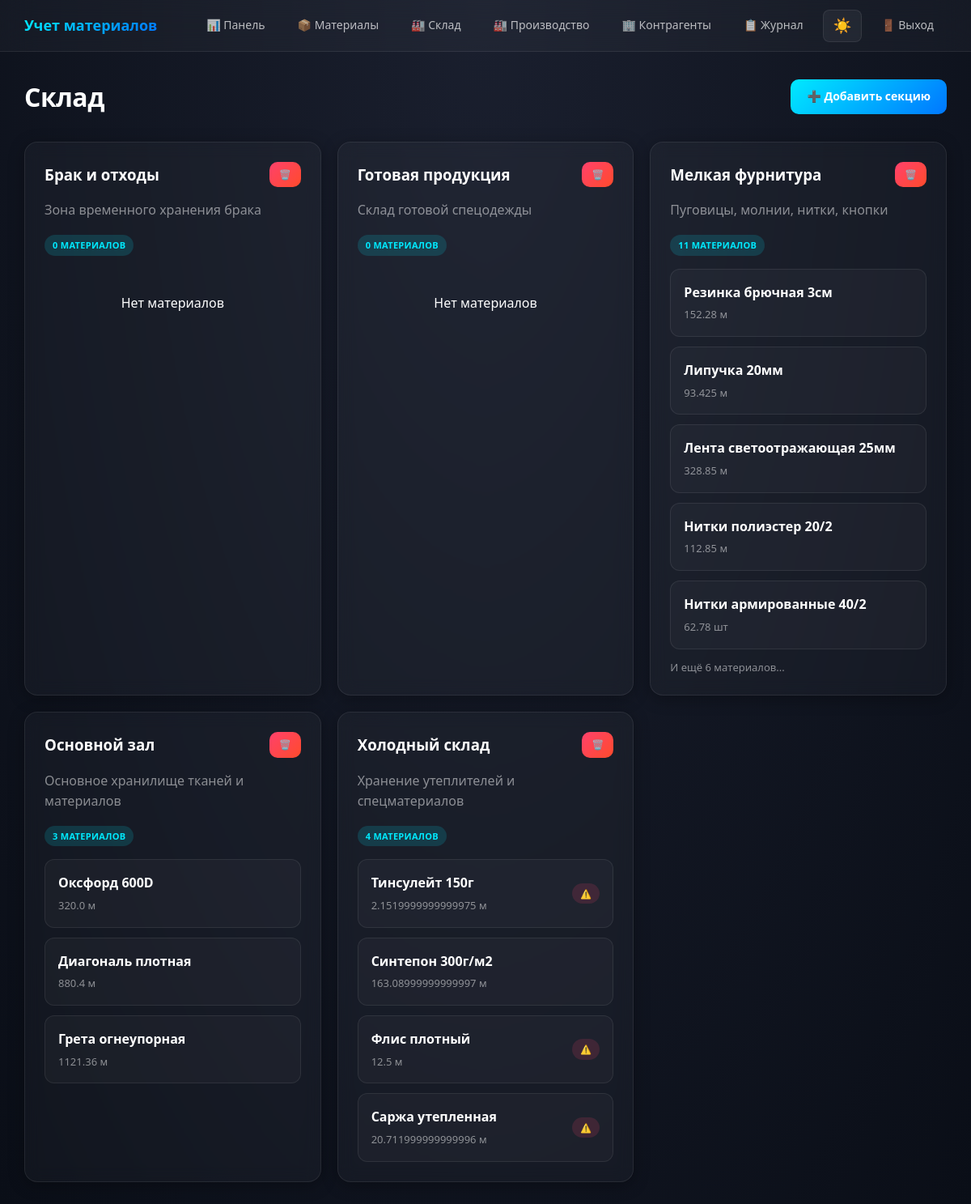
Page /warehouse/ (signed in) on the committed database.
### warehouse/models.py (models this page shows, shortened)
class Section(models.Model):
    name = models.CharField(max_length=255)
    description = models.TextField(blank=True)
    created_at = models.DateTimeField(auto_now_add=True, null=True)
    class Meta:
        ordering = ['name']

class Material(models.Model):
    name = models.CharField(max_length=255)
    article = models.CharField(max_length=100, unique=True)
    description = models.TextField(blank=True)
    unit = models.CharField(max_length=50, default='м')
    quantity = models.FloatField(default=0, validators=[MinValueValidator(0)])
    min_stock = models.FloatField(default=10)
    image = models.ImageField(upload_to='materials/', blank=True, null=True)
    price_per_unit = models.DecimalField(
        max_digits=12,
        decimal_places=2,
        default=0,
        verbose_name="Цена за единицу",
        help_text="Цена за метр, кг или штуку"
    )
    section = models.ForeignKey(
        'Section',  # Используем строку для ленивой загрузки
        on_delete=models.CASCADE,
        related_name='materials',
        null=True,
        blank=True
    )
    contractor = models.ForeignKey(
        'Contractor',
        on_delete=models.SET_NULL,
        null=True,
        blank=True
    )
    created_at = models.DateTimeField(auto_now_add=True, null=True)
    updated_at = models.DateTimeField(auto_now=True)
    color = models.CharField(max_length=100, blank=True)
    width = models.FloatField(null=True, blank=True)
    density = models.FloatField(null=True, blank=True)
    composition = models.CharField(max_length=255, blank=True)
    class Meta:
        ordering = ['-created_at']
    contractor = models.ForeignKey(
        'Contractor',
        on_delete=models.SET_NULL,
        null=True,
        blank=True
    )
    created_at = models.DateTimeField(auto_now_add=True, null=True)
    updated_at = models.DateTimeField(auto_now=True)
    color = models.CharField(max_length=100, blank=True)
    width = models.FloatField(null=True, blank=True)
    density = models.FloatField(null=True, blank=True)
    composition = models.CharField(max_length=255, blank=True)
    class Meta:
        ordering = ['-created_at']
    @property
    def is_low_stock(self):
        return self.quantity <= self.min_stock

### warehouse/views.py (the view)
# urls.py: path('', include('warehouse.urls')),
@login_required
def warehouse(request):
    sections = Section.objects.prefetch_related('materials').all()
    return render(request, 'warehouse/warehouse.html', {'sections': sections})

### templates/warehouse/warehouse.html (shortened to what this page needs)
{% extends "base.html" %}
{% block content %}
<div class="page-header">
    <h1 class="page-title">Склад</h1>
    <a href="{% url 'add_section' %}" class="btn btn-primary">➕ Добавить секцию</a>
</div>
{% if sections %}
<div class="grid-2">
    {% for section in sections %}
    <div class="card">
        <div style="display: flex; justify-content: space-between; align-items: center; margin-bottom: 16px;">
            <h3>{{ section.name }}</h3>
            <a href="{% url 'delete_section' section.id %}" class="btn btn-danger btn-sm" onclick="return confirm('Удалить секцию?')">🗑️</a>
        </div>
        {% if section.description %}
        <p style="color: var(--text-muted); margin-bottom: 16px;">{{ section.description }}</p>
        {% endif %}
        <div style="margin-bottom: 16px;">
            <span class="badge badge-primary">{{ section.materials.count }} материалов</span>
        </div>
        {% if section.materials.all %}
        <div class="operation-list">
            {% for material in section.materials.all|slice:":5" %}
            <a href="{% url 'material_detail' material.id %}" class="operation-item" style="text-decoration: none; color: inherit;">
                <div class="operation-content">
                    <div class="operation-title">{{ material.name }}</div>
                    <div class="operation-meta">{{ material.quantity }} {{ material.unit }}</div>
                </div>
                {% if material.is_low_stock %}
                <span class="badge badge-danger">⚠️</span>
                {% endif %}
            </a>
            {% endfor %}
        </div>
        {% if section.materials.count > 5 %}
        <p style="margin-top: 12px; color: var(--text-muted); font-size: 13px;">
            И ещё {{ section.materials.count|add:"-5" }} материалов...
        </p>
        {% endif %}
        {% else %}
        <div class="empty-state" style="padding: 30px;">
            <p>Нет материалов</p>
        </div>
        {% endif %}
    </div>
    {% endfor %}
</div>
{% else %}
<div class="empty-state">
    <div class="empty-state-icon">📭</div>
    <h3>Секции не созданы</h3>
    <a href="{% url 'add_section' %}" class="btn btn-primary">Создать первую секцию</a>
</div>
{% endif %}
{% endblock %}

### static/css/style.css (style rules this page uses)
:root { --primary: #00eaff; --primary-dark: #0077ff; --danger: #ff416c; --warning: #f9d423; --success: #00b09b; --info: #00eaff; --bg-body: #0a0e17; --bg-card: rgba(255, 255, 255, 0.03); --bg-input: rgba(0, 0, 0, 0.3); --bg-hover: rgba(255, 255, 255, 0.05); --border: rgba(255, 255, 255, 0.08); --border-focus: rgba(0, 234, 255, 0.4); --text-primary: #ffffff; --text-secondary: rgba(255, 255, 255, 0.7); --text-muted: rgba(255, 255, 255, 0.5); --shadow: 0 4px 20px rgba(0, 0, 0, 0.3); --shadow-glow: 0 0 20px rgba(0, 234, 255, 0.3); --gradient-body: radial-gradient(ellipse at top, #1a1f2e 0%, #0a0e17 100%); --gradient-primary: linear-gradient(135deg, #00eaff 0%, #0077ff 100%); --gradient-danger: linear-gradient(135deg, #ff416c 0%, #ff4b2b 100%); }
* { margin: 0; padding: 0; box-sizing: border-box; }
html { font-size: 16px; scroll-behavior: smooth; }
body { font-family: 'Segoe UI', system-ui, -apple-system, BlinkMacSystemFont, sans-serif; background: var(--gradient-body); background-attachment: fixed; color: var(--text-primary); min-height: 100vh; line-height: 1.6; transition: background 0.3s ease, color 0.3s ease; }
body, div, span, p, h1, h2, h3, h4, h5, h6, label, input, textarea, select, button, a, li, td, th, strong, em, small { color: var(--text-primary); }
.page-header { display: flex; justify-content: space-between; align-items: center; margin-bottom: 30px; flex-wrap: wrap; gap: 16px; }
.page-title { font-size: 32px; font-weight: 700; letter-spacing: -0.5px; color: var(--text-primary); }
.grid-2 { display: grid; grid-template-columns: repeat(auto-fit, minmax(300px, 1fr)); gap: 20px; }
.card { background: var(--bg-card); border: 1px solid var(--border); border-radius: 16px; padding: 24px; backdrop-filter: blur(10px); -webkit-backdrop-filter: blur(10px); transition: all 0.3s ease; box-shadow: var(--shadow); }
.badge { display: inline-flex; align-items: center; padding: 4px 10px; border-radius: 20px; font-size: 11px; font-weight: 600; text-transform: uppercase; letter-spacing: 0.3px; }
.badge-primary { background: rgba(0, 234, 255, 0.15); color: var(--primary); }
.badge-danger { background: rgba(255, 65, 108, 0.15); color: var(--danger); }
.btn { display: inline-flex; align-items: center; justify-content: center; gap: 8px; padding: 10px 20px; border-radius: 10px; font-size: 14px; font-weight: 600; border: none; cursor: pointer; transition: all 0.3s ease; text-decoration: none; white-space: nowrap; }
.btn-primary { background: var(--gradient-primary); color: white; }
.btn-danger { background: var(--gradient-danger); color: white; }
.btn-sm { padding: 6px 12px; font-size: 12px; }
.operation-list { display: flex; flex-direction: column; gap: 12px; }
.operation-item { display: flex; align-items: center; gap: 16px; padding: 16px; background: var(--bg-card); border: 1px solid var(--border); border-radius: 12px; transition: all 0.3s ease; }
.operation-content { flex: 1; min-width: 0; }
.operation-title { font-weight: 600; margin-bottom: 4px; color: var(--text-primary); }
.operation-meta { font-size: 13px; color: var(--text-muted); }
.empty-state { text-align: center; padding: 60px 20px; color: var(--text-muted); }

### rows in the picture
Section: name "Брак и отходы", description "Зона временного хранения брака", materials.count "0", shows "Нет материалов"
Section: name "Готовая продукция", description "Склад готовой спецодежды", materials.count "0", shows "Нет материалов"
Section: name "Мелкая фурнитура", description "Пуговицы, молнии, нитки, кнопки", materials.count "11", materials.count|add "6"
Material: name "Резинка брючная 3см", quantity "152.28", unit "м"
Material: name "Липучка 20мм", quantity "93.425", unit "м"
Material: name "Лента светоотражающая 25мм", quantity "328.85", unit "м"
Material: name "Нитки полиэстер 20/2", quantity "112.85", unit "м"
Material: name "Нитки армированные 40/2", quantity "62.78", unit "шт"
Section: name "Основной зал", description "Основное хранилище тканей и материалов", materials.count "3"
Material: name "Оксфорд 600D", quantity "320.0", unit "м"
Material: name "Диагональ плотная", quantity "880.4", unit "м"
Material: name "Грета огнеупорная", quantity "1121.36", unit "м"
Section: name "Холодный склад", description "Хранение утеплителей и спецматериалов", materials.count "4"
Material: name "Тинсулейт 150г", quantity "2.1519999999999975", unit "м"
Material: name "Синтепон 300г/м2", quantity "163.08999999999997", unit "м"
Material: name "Флис плотный", quantity "12.5", unit "м"
Material: name "Саржа утепленная", quantity "20.711999999999996", unit "м"
